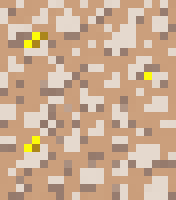
#> input picture art/snapped/t-gale-canal-2.png, 22 x 25 px (shown 8 times larger)
$ python -i tile-fix.py   (imports and definitions only)
#> lines starting #> are read from the running program, lines starting #| are printed output that depends on the picture
"""Arregla los tiles generados que el pixel-snapper deja desparejos: pisos (art/snapped/t-piso2-*.png), pasillo
(t-pasillo2-*.png) y hojas de puerta (t-puerta2-2.png y t-puerta2-3.png).

El snapper deja cada tile con la junta en un lugar distinto (a veces arriba, a veces a la derecha) y alguna mancha
suelta en el borde; repetidos se notaba la grilla despareja. Con los colores del mismo tile (el más común es la
placa, el más oscuro la junta y el más claro de la fila de arriba el bisel): junta de un píxel de arte arriba y a la
izquierda, bisel claro adentro, y el resto del borde con el color de la placa. Además:
- la rejilla del piso (`t-piso2-3`) no se entendía a 24 píxeles: se redibuja con la junta (marco de 8 × 6, dos barras);
- la línea guía del pasillo (`t-pasillo2-1`) se perdía (medía menos de un píxel del snapper): se dibuja en la fila
  del medio, de borde a borde, para que siga de un tile al otro;
- las franjas de peligro (`t-pasillo2-2`) se redibujan a 45° con período de 8 píxeles (24 es múltiplo): siguen sin
  corte de un tile al vecino, con el amarillo y el gris oscuro que eligió el generador;
- las hojas de puerta salían con colores casi iguales salpicados y la ranura y el zócalo cortados: se juntan los
  colores parecidos y se redibujan de punta a punta la ranura del medio (con su brillo abajo) y el zócalo.

Uso: python scripts/art/tile-fix.py   (pisa los tiles de art/snapped con la versión arreglada; el original queda
como raw-<nombre> en la misma carpeta)
"""
from collections import Counter
from pathlib import Path
from PIL import Image

T = 24
BEVEL_FALLBACK = {'piso2': (210, 187, 247), 'pasillo2': (196, 196, 240)}
GUIDE = (102, 232, 249)
# La junta de cada familia es la del primer tile: el snapper a veces la oscurece de más en otro.
SEAMS = {}


# [80 lines left out: functions load, plate, hazard, merge, not called in this run]


def door(i):
    """Hoja de puerta: colores juntados, ranura del medio y zócalo de borde a borde (sin tocar la junta derecha)."""
    path = Path(f'art/snapped/t-puerta2-{i}.png')
    raw = path.with_name(f'raw-{path.name}')
    if not raw.exists():
        raw.write_bytes(path.read_bytes())
    im = merge(Image.open(raw).convert('RGB'))
    px = im.load()
    w, h = im.size
    inner = range(3, w - 3)
    panel = Counter(px[x, y] for y in range(6, h - 6) for x in inner).most_common(1)[0][0]
    # Ranura: la fila del medio con más píxeles oscuros; debajo, el brillo (la fila más clara de las dos siguientes).
    groove_row = min(range(h // 3, 2 * h // 3), key=lambda y: sum(sum(px[x, y]) for x in inner))
    groove = min((px[x, groove_row] for x in inner), key=sum)
    light_row = groove_row + 1
    light = max((px[x, light_row] for x in inner), key=sum)
    cyan = {px[x, y] for y in range(h) for x in range(w) if px[x, y][2] > 200 and px[x, y][0] < 80}
    for x in range(3, w - 2):
        if px[x, groove_row] not in cyan:
            px[x, groove_row] = groove
        if px[x, light_row] not in cyan:
            px[x, light_row] = light
    # Zócalo: las tres filas de abajo, cada una de su color más común, hasta la junta derecha.
    for y in range(h - 3, h):
        row = Counter(px[x, y] for x in range(w - 1)).most_common(1)[0][0]
        for x in range(w - 1):
            px[x, y] = row
    # Lo de adentro del panel que quedó salpicado entre la ranura y el borde de abajo: color del panel.
    for y in list(range(6, groove_row)) + list(range(light_row + 1, h - 6)):
        for x in range(4, w - 4):
            c = px[x, y]
            if c not in cyan and c != panel and abs(sum(c) - sum(panel)) < 40:
                px[x, y] = panel
    im.save(path)
    print(path, 'panel', panel, 'ranura', groove_row, groove, 'brillo', light)


# [7 lines not run here, left out]

>>> import cv2
>>> picture = cv2.imread('../../art/snapped/t-gale-canal-2.png', cv2.IMREAD_GRAYSCALE)
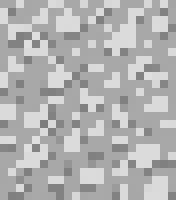
#> picture: shape (25, 22) (shown 8 times larger); min 125, max 223, mean 177.9
#> (the run stopped early here; a loop or call above may not have finished)
